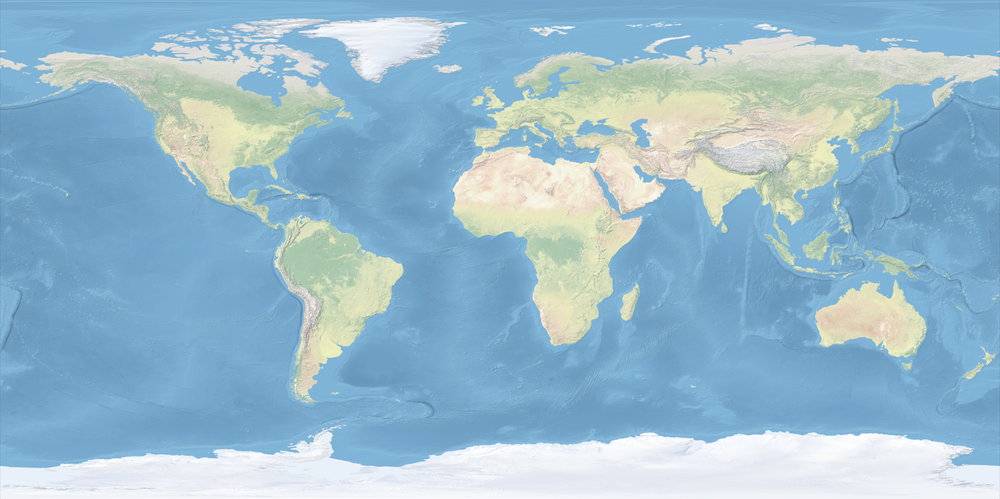
#> input picture Clustering-Areas/world.png, 1000 x 499 px, shrunk from 1440 x 718 before the run
$ jupyter execute Model.ipynb
#> lines starting #> are read from the running program, lines starting #| are printed output that depends on the picture
[cell 1]
from matplotlib.colors import ListedColormap
from matplotlib import pyplot as plt
from sklearn import cluster

import pandas as pd
import numpy as np
import cv2

[cell 2]
image = cv2.imread('world.png')
#> image is the input picture: shape (499, 1000, 3); mean B, G, R 205.8, 187.4, 152.8
image = image[:, :, ::-1]  # BGR to RGB
dimensions = image.shape[:-1]  # (718, 1440)
#> dimensions = (499, 1000)
image.shape
#> Out = (499, 1000, 3)

[cell 3]
df = pd.DataFrame()
df[['Red', 'Green', 'Blue']] = image.reshape(-1, 3)

[cell 4]
# Rescale data (but in our issue, it has a negative effect!)

# for color in df.columns:
#     df[color[0]] = np.exp(-df[color] / df[color].std())
# df

[cell 5]
model = cluster.KMeans(n_clusters=5).fit(df[['Red', 'Green', 'Blue']])
df['Cluster'] = model.labels_

print(np.unique(model.labels_, return_counts=True))

[cell 6]
fig, (ax_image, ax_label) = plt.subplots(ncols=1, nrows=2, figsize=(15, 10), tight_layout=True)

ax_image.matshow(image)

mat = ax_label.matshow(df['Cluster'].values.reshape(dimensions))
fig.colorbar(mappable=mat, ax=ax_label)

plt.show()
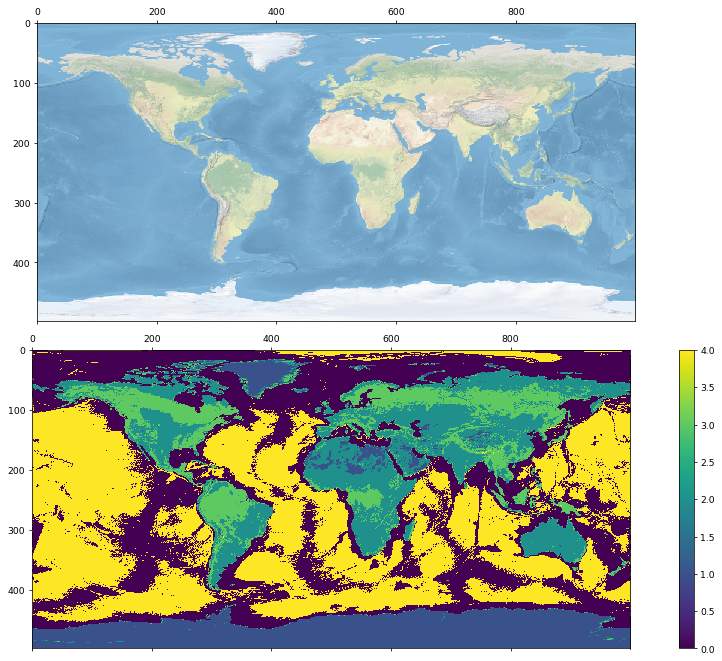
#> figure drawn by matplotlib, 3 panels


$ run again, with Clustering-Areas/sample.jpeg saved as Clustering-Areas/world.png
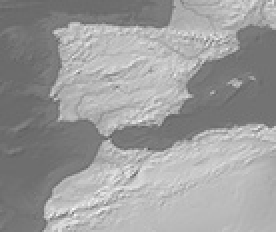
#> input picture Clustering-Areas/sample.jpeg, 138 x 116 px (shown 2 times larger)
#> image is the input picture: shape (116, 138, 3); min 89, max 251, mean 156
#> `plt.show()`:
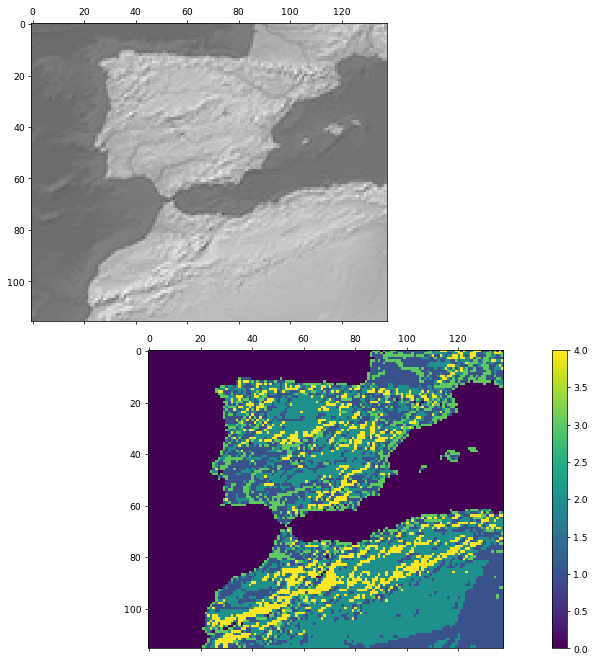
#> figure drawn by matplotlib, 3 panels
